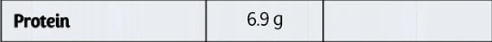
#> input picture data/processed/nutrition_row.png, 492 x 42 px, found by its file name; its folder holds 3 pictures in this run
$ python ocr_experiments.py
#> lines starting #> are read from the running program, lines starting #| are printed output that depends on the picture; after the words box and inside, x2 and y2 are one past the last pixel; in counts of white or black regions, pixels touching at a corner belong together

import cv2
import pytesseract


def test_ocr_methods(image_path: str):
#> called with image_path = 'data/processed/nutrition_row.png'
    image = cv2.imread(image_path)
#> image is the input picture: shape (42, 492, 3); mean B, G, R 225.8, 221.9, 218.4

    if image is None:
        raise FileNotFoundError(image_path)

    gray = cv2.cvtColor(image, cv2.COLOR_BGR2GRAY)

    # Method 1: Original grayscale, enlarged
    enlarged = cv2.resize(
        gray,
        None,
        fx=4,
        fy=4,
        interpolation=cv2.INTER_CUBIC
    )
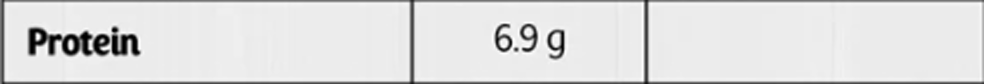
#> enlarged: shape (168, 1968) (shown at 1/2 size); min 0, max 255, mean 221.2

    # Method 2: Otsu thresholding
    _, otsu = cv2.threshold(
        enlarged,
        0,
        255,
        cv2.THRESH_BINARY + cv2.THRESH_OTSU
    )
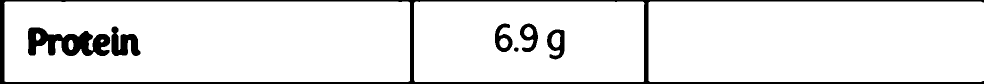
#> otsu: shape (168, 1968) (shown at 1/2 size); 91.3% white; 7 black regions, largest, box (x1, y1, x2, y2) and area: (0, 0, 1968, 168) 18029, (56, 55, 221, 112) 5535, (223, 53, 281, 112) 2059

    # Method 3: Adaptive thresholding
    adaptive = cv2.adaptiveThreshold(
        enlarged,
        255,
        cv2.ADAPTIVE_THRESH_GAUSSIAN_C,
        cv2.THRESH_BINARY,
        31,
        11
    )
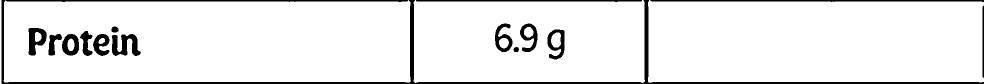
#> adaptive: shape (168, 1968) (shown at 1/2 size); 92.1% white; 15 black regions, largest, box (x1, y1, x2, y2) and area: (3, 0, 1968, 168) 13655, (1300, 0, 1968, 4) 2008, (224, 68, 282, 112) 1460

    methods = {
        "grayscale": enlarged,
        "otsu": otsu,
        "adaptive": adaptive
    }

    for name, processed in methods.items():
        cv2.imwrite(
            f"data/processed/protein_{name}.png",
            processed
        )

        for psm in [6, 7, 11]:
            text = pytesseract.image_to_string(
                processed,
                config=(
                    f"--oem 3 --psm {psm} "
                    "-c preserve_interword_spaces=1"
                )
            )

            print(f"\n===== {name.upper()} / PSM {psm} =====")
            print(repr(text.strip()))
#> this loop made 1 pass
#> name on pass 1: 'grayscale'


if __name__ == "__main__":
    test_ocr_methods("data/processed/nutrition_row.png")
#> (the call stopped at in test_ocr_methods, `text = pytesseract.image_to_string( processed, config=( f"--oem 3 --ps..`: pytesseract is not available in this run)
